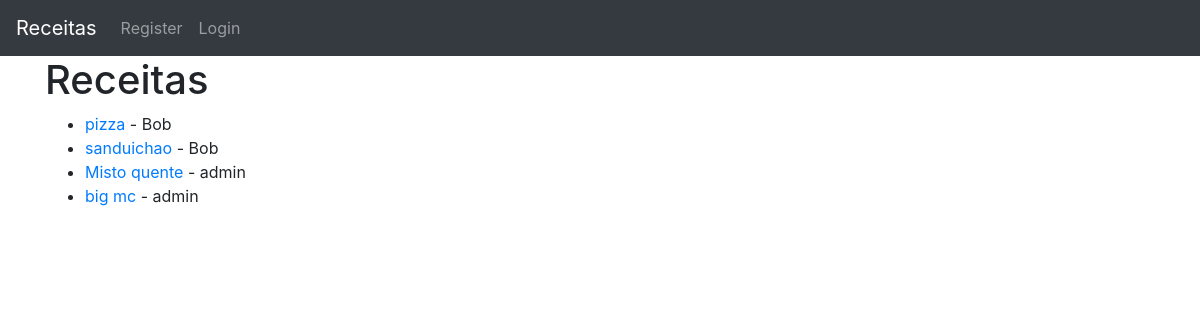
The app's page /, older data.
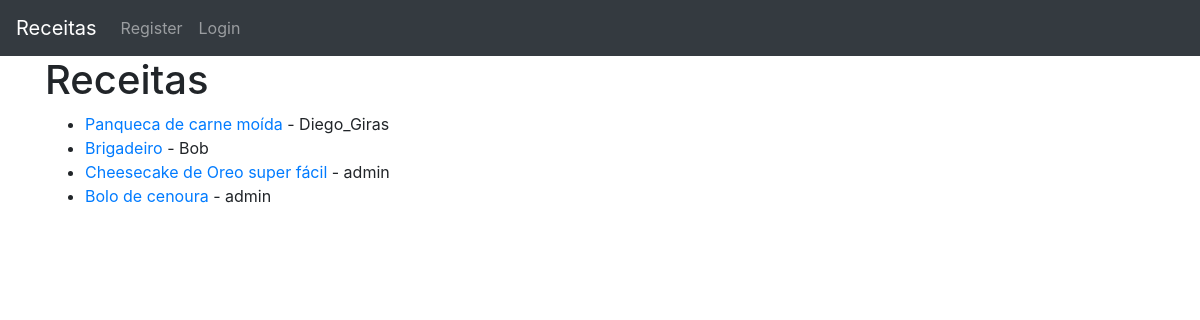
The same page, newer data.
### theblog/models.py (models this page shows, shortened)
class Post(models.Model):
    title = models.CharField(max_length=255)
    author = models.ForeignKey(User, on_delete=models.CASCADE)
    body = models.TextField()

### theblog/views.py (the view)
# urls.py: path('', HomeView.as_view(), name='home'),
class HomeView(ListView):
    model = Post
    template_name = 'home.html'
    ordering = ['-id']

### theblog/templates/home.html (shortened to what this page needs)
{% extends "index.html" %}
{%block content %}
<h1>Receitas</h1>
<ul>
{% for post in object_list %}
    <li><a href="{%url 'article-detail' post.pk%}">{{post.title}}</a> - {{post.author}}
    <br/>
    </li>
{% endfor %}
</ul>
{% endblock %}

### theblog/templates/index.html (shortened to what this page needs)
<!doctype html>
<html lang="en">
  <head>
    <link rel="stylesheet" href="https://cdn.jsdelivr.net/npm/bootstrap@4.4.1/dist/css/bootstrap.min.css">
  </head>
  <body>
    <nav class="navbar navbar-expand-lg navbar-dark bg-dark">
        <a class="navbar-brand" href="{% url "home" %}">Receitas</a>
        <div class="collapse navbar-collapse" id="navbarSupportedContent">
          <ul class="navbar-nav mr-auto">
            {%if user.is_authenticated%}
              <li class="nav-item">
                <a class="nav-link" href="{%url 'add_post'%}">Adicionar Receita</a>
              </li>
              <li class="nav-item">
                <a class="nav-link" href="{%url 'logout'%}">Logout</a>
              </li>
            {%else%}
              <li class="nav-item">
                <a class="nav-link" href="{%url 'register'%}">Register</a>
              </li>
              <li class="nav-item">
                <a class="nav-link" href="{%url 'login'%}">Login</a>
              </li>
            {%endif%}
          </ul>
        </div>
      </nav>
    <div class="container">
        {%block content %}
        {% endblock %}
    </div>
  </body>
</html>

Row changes from the older to the newer data that the page shows:
removed Post: title "pizza", author "Bob"
removed Post: title "sanduichao", author "Bob"
added Post: title "Panqueca de carne moída", author "Diego_Giras"
added Post: title "Brigadeiro", author "Bob"
changed Post: title "Misto quente" → "Cheesecake de Oreo super fácil"
changed Post: title "big mc" → "Bolo de cenoura"
